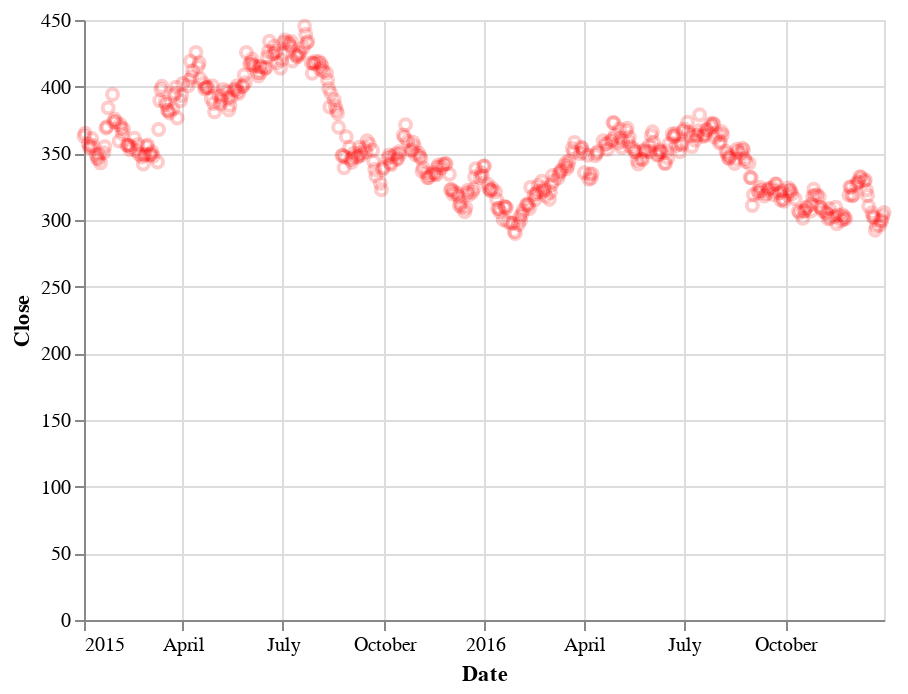

Notebook cell for this chart:
### Code cell
alt.Chart(airtelcloseboolean_shock).mark_point().encode(
    x='Date',
    y='Close',
    opacity=alt.value(0.2),
    color=alt.value('red')
)

### Figure 1 — Vega-Lite specification as saved in the notebook (floating-point values rounded to 4 significant figures; data arrays with more than 128 entries replaced by an {"elided": "..."} marker saying what was removed)
{"config": {"view": {"continuousWidth": 400, "continuousHeight": 300}}, "data": {"name": "data-433a994edec85ed0ee4a8410afce9f07"}, "mark": "point", "encoding": {"color": {"value": "red"}, "opacity": {"value": 0.2}, "x": {"type": "temporal", "field": "Date"}, "y": {"type": "quantitative", "field": "Close"}}, "$schema": "https://vega.github.io/schema/vega-lite/v4.8.1.json", "datasets": {"data-433a994edec85ed0ee4a8410afce9f07": {"elided": "495 records"}}}
